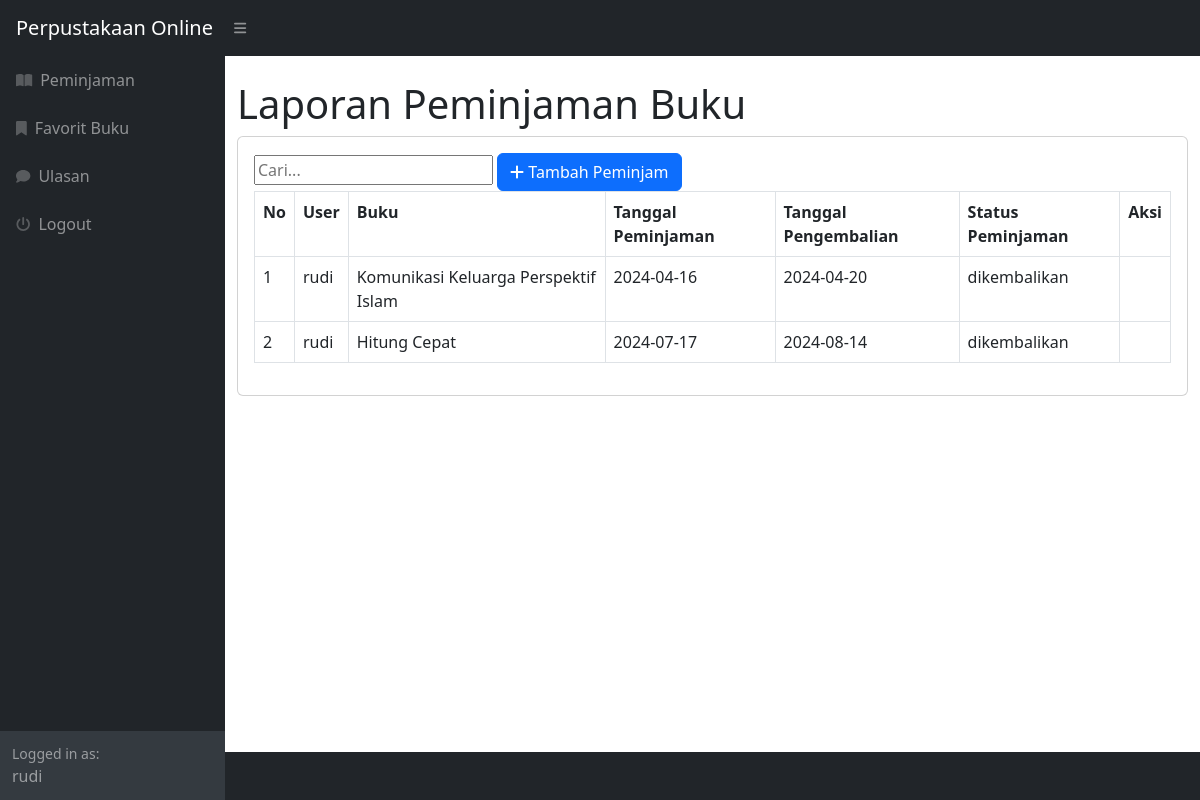
Page /index.php?page=peminjaman (signed in) on the committed database.
### tables this page shows
CREATE TABLE `peminjaman` (
  `id_peminjaman` int(11) NOT NULL,
  `id_user` int(11) DEFAULT NULL,
  `id_buku` int(11) DEFAULT NULL,
  `tanggal_peminjaman` varchar(255) DEFAULT NULL,
  `tanggal_pengembalian` varchar(255) DEFAULT NULL,
  `status_peminjaman` enum('dipinjam','dikembalikan') DEFAULT NULL
);

CREATE TABLE `user` (
  `id_user` int(11) NOT NULL,
  `nama` varchar(255) DEFAULT NULL,
  `username` varchar(255) DEFAULT NULL,
  `password` varchar(255) DEFAULT NULL,
  `email` varchar(255) DEFAULT NULL,
  `alamat` text DEFAULT NULL,
  `level` enum('admin','petugas','peminjam') DEFAULT NULL
);

CREATE TABLE `buku` (
  `id_buku` int(11) NOT NULL,
  `id_kategori` int(11) DEFAULT NULL,
  `judul` varchar(255) DEFAULT NULL,
  `penulis` varchar(255) DEFAULT NULL,
  `penerbit` varchar(255) DEFAULT NULL,
  `tahun_terbit` varchar(255) DEFAULT NULL
);

### peminjaman.php (the view, shortened to what this page needs)
<h1 class="mt-4">Laporan Peminjaman Buku</h1>
<div class="card">
    <div class="card-body">
<div class="row">
    <div class="col-md-12">
    <input type="text" id="searchInput" placeholder="Cari...">
        <a href="?page=peminjaman_tambah" class="btn btn-primary"><i class="fa fa-plus"></i> Tambah Peminjam</a>
        <table class="table table-bordered" id="dataTable" width="100%" cellspacing="0">
            <tr>
                <th>No</th>
                <th>User</th>
                <th>Buku</th>
                <th>Tanggal Peminjaman</th>
                <th>Tanggal Pengembalian</th>
                <th>Status Peminjaman</th>
                <th>Aksi</th>
            </tr>
            <?php
            $i = 1;
                $query = mysqli_query($koneksi, "SELECT*FROM peminjaman LEFT JOIN user on user.id_user = peminjaman.id_user LEFT JOIN buku on buku.id_buku = peminjaman.id_buku WHERE peminjaman.id_user=" . $_SESSION['user']['id_user']);
                while($data = mysqli_fetch_array($query)){
                ?>
                <tr>
                    <td><?php echo $i++; ?></td>
                    <td><?php echo $data['nama']; ?></td>
                    <td><?php echo $data['judul']; ?></td>
                    <td><?php echo $data['tanggal_peminjaman']; ?></td>
                    <td><?php echo $data['tanggal_pengembalian']; ?></td>
                    <td><?php echo $data['status_peminjaman']; ?></td>
                    <td>
                    </td>
                </tr>
                <?php
                }
                ?>
        </table>
    </div>
</div>
    </div>
</div>

### rows in the picture
peminjaman: id_user.nama "rudi", id_buku.judul "Komunikasi Keluarga Perspektif Islam", tanggal_peminjaman "2024-04-16", tanggal_pengembalian "2024-04-20", status_peminjaman "dikembalikan"
peminjaman: id_user.nama "rudi", id_buku.judul "Hitung Cepat", tanggal_peminjaman "2024-07-17", tanggal_pengembalian "2024-08-14", status_peminjaman "dikembalikan"

### other values in the picture
$_SESSION['user']['nama'] "rudi"
